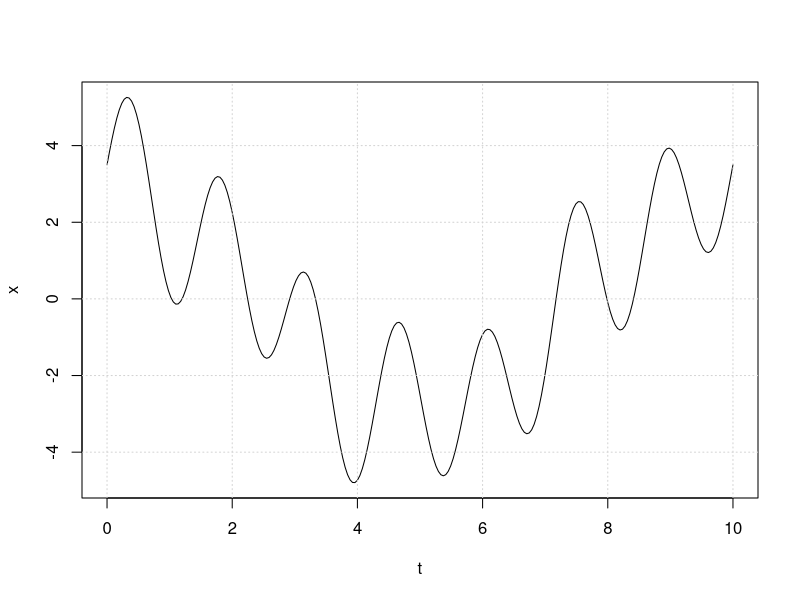

Here is the R script that generated this plot: (Note: this script raises an error after producing the figure.)
############################### SVDApprox(A,k) #######################################
# return sum of 1st k rank-1 matrices in spectral decomp
# kth spectral approx of A
# good default for k:
#   if k is tall or wide, we can't just do nrow(A)/2
SVDApprox = function(A, k = floor(min(nrow(A),ncol(A))/2)){
  foo = svd(A)
  sings = foo$d
  U = foo$u
  V = foo$v
  M = matrix(0,nrow=nrow(A),ncol=ncol(A)) # same size as A
  
  for(i in (1:k)){
    M = M+sings[i] * U[,i] %*% t(V[,i]) 
  }
    
  return(M)
}

############################### Testing ##########################################
f = function(t) {3*cos(2*pi*t/10) + 2*sin(7*2*pi*t/10) + .5*cos(4*2*pi*t/10)}
t = seq(0,10,length=2^8)
x = f(t)
plot(t,x,type='l')
grid()

# part 6
y = DFT(x)
plot(abs(y))
# part 7
z = DFT(y,inv=TRUE) 
plot(abs(z))